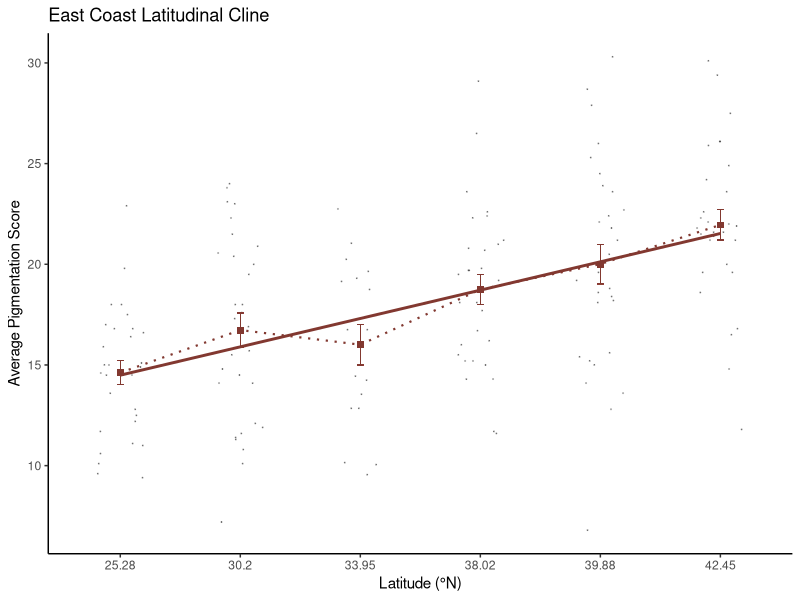
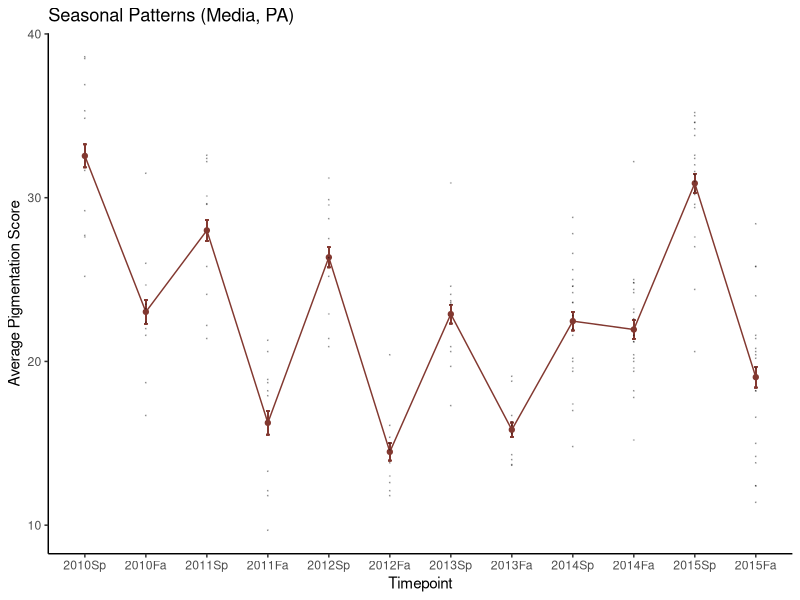
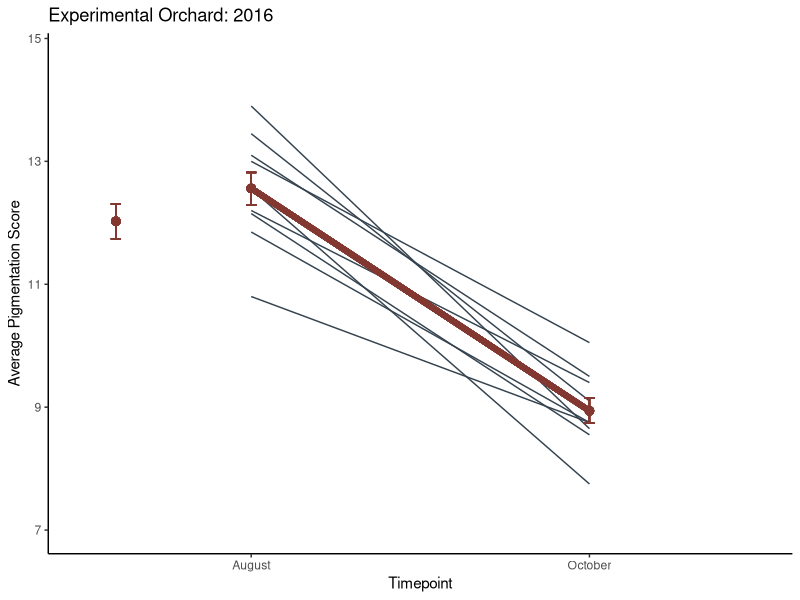

Write the R code that produced these figures, in order.
##### Code used to generate plots and statistics for phenotypic analyses
#Plotting and analyzing changes in pigmentation scores across latitudinal, seasonal, and experimental populations

##### Skyler Berardi; contact: skylerberardi@gmail.com

#Packages
library(tidyverse)
library(reshape2)
library(ggplot2)
library(nlme)
library(lme4)


#####
##### East Coast Latitudinal Cline: Plot and Statistics
#Entered pigmentation scores from Excel scoring sheet and assigned to latitudinal populations. 
#The mean pigmentation scores of 17-30 isofemale lines per latitudinal population were entered here.
#Each isofemale line score was the mean of 10 individual females that were scored per line.

#Enter pigmentation scores: 
HomeFL <- c(18,13.6,12.8,9.6,11.7,17.5,11,15.1,22.9,15.9,15,17,10.6,18,19.8,15,16.6,10.1,14.6,16.8,14.9,16.8,9.4,11.1,14.5,14.5,16.4,12.5,12.2)
JackFL <- c(15.5,18,20.9,14.1,24,14.1,20.56,20.4,10.8,11.4,21.5,22.3,20,15.7,11.3,18,14.8,12.1,7.2,10.1,23,19.5,23.1,16.9,17.6,14.5,11.9,23.8,11.6,17.3)
AtheGA <- c(14.25,16.75,19.65,12.85,22.75,12.85,19.31,19.15,9.55,10.15,20.25,21.05,18.75,14.45,10.05,16.75,13.55)
CharVA <- c(15.2,11.6,16.7,14.3,16.2,19.7,26.5,23.6,15.5,16,19.8,21,21.2,19.7,11.7,22.6,18.1,20.8,20.7,29.1,14.3,18.1,15.2,22.3,19.5,15,22.4,19.2,17.7)
LinvPA <- c(15.4,30.3,19.2,25.3,22.1,28.7,24.5,15,23.6,23.9,27.9,19.6,21.2,18.6,18.8,21.8,6.8,12.8,26,15.6,22.4,22.7,18.4,18.1,14.1,13.6,18.2,15.2,20.5)
LancMA <- c(11.8,22.3,19.6,30.1,21.6,22.6,24.9,18.6,29.4,16.8,23.6,26.1,21.2,19.6,21.4,21.9,27.5,20,21.6,26.1,22.1,21.5,16.5,25.9,24.2,21.2,22,21.8,14.8)

#Made a list of each latitudinal population and computed the average score per population from raw data for each population
East_Coast_Cline_line <- list(HomeFL,JackFL,AtheGA,CharVA,LinvPA,LancMA)
East_Coast_Cline_avg_line <- sapply(East_Coast_Cline_line, mean)

#Created a dataset for average pigmentation scores for each population: common garden temperature (25C for all populations), latitudinal population (numbered 1-6), average pigmentation scores
CommonGardenTemp_Cline_line <- c(rep("25°C" , 6) )
latitudes_Cline_line <- rep(c("1", "2", "3", "4", "5", "6") , 1)
scores_Cline_line <- East_Coast_Cline_avg_line
data_Cline_line <- data.frame(CommonGardenTemp_Cline_line,latitudes_Cline_line,scores_Cline_line)

#Created a dataset showing mean pigmentation scores for each isofemale line at each latitude: common garden temperature, latitudinal population (numbered 1-6), individual data points (pts) for the isofemale line pigmentation scores. 
#Will use this to plot raw data points for isofemale lines on the latitudinal graph and run a linear model. 
Temp_points_Cline <- c(rep("25°C" , 163) )
Lat_points_Cline <- c(rep("1",29),rep("2",30),rep("3",17),rep("4",29),rep("5",29),rep("6",29))
Pts_points_Cline <- c(HomeFL,JackFL,AtheGA,CharVA,LinvPA,LancMA)
Data_points_Cline <- data.frame(Temp_points_Cline,Lat_points_Cline,Pts_points_Cline)


#Plotting East Coast Latitudinal Cline: plotted average pigmentation scores, raw data points, and a regression line (pigmentation scores ~ latitude)
jitter_Cline <- position_jitter(width = 0.2, height = 0)
#raw data
ggplot(Data_points_Cline, aes(x=Lat_points_Cline, y=Pts_points_Cline)) +
  geom_point(size=0.05, position=jitter_Cline, alpha=1/3) + 
  #line plot
  geom_line(data=data_Cline_line, aes(x = latitudes_Cline_line, y = scores_Cline_line, group=CommonGardenTemp_Cline_line, color=CommonGardenTemp_Cline_line), linetype = 3, size=.75) +
  xlab("Latitude (°N)") +
  ylab("Average Pigmentation Score") +
  ggtitle("East Coast Latitudinal Cline")+
  theme_classic() +
  theme(legend.position = "none") + 
  scale_x_discrete(labels=c("25.28","30.2","33.95","38.02","39.88","42.45"))+
  scale_color_manual(values=c("#823830")) +
  #Adding points
  geom_point(aes(x=1,y=14.61),colour="#823830",shape=15,size=2)+
  geom_point(aes(x=2,y=16.73),colour="#823830",shape=15,size=2)+
  geom_point(aes(x=3,y=16),colour="#823830",shape=15,size=2)+
  geom_point(aes(x=4,y=18.74),colour="#823830",shape=15,size=2)+
  geom_point(aes(x=5,y=20.01),colour="#823830",shape=15,size=2)+
  geom_point(aes(x=6,y=21.95),colour="#823830",shape=15,size=2)+
  #Adding error bars with standard error calculated in Excel
  geom_errorbar(aes(x=1, ymin = 14.0208413, ymax = 15.2136387), size=.15,color="#823830",width=0.05) +
  geom_errorbar(aes(x=2, ymin = 15.8818757, ymax = 17.5821243), size=.15,color="#823830",width=0.05) +
  geom_errorbar(aes(x=3, ymin = 15.0017836, ymax = 17.0111564), size=.15,color="#823830",width=0.05) +
  geom_errorbar(aes(x=4, ymin = 17.9918035, ymax = 19.5047565), size=.15,color="#823830",width=0.05) +
  geom_errorbar(aes(x=5, ymin = 19.0282925, ymax = 20.9923875), size=.15,color="#823830",width=0.05) +
  geom_errorbar(aes(x=6, ymin = 21.2040036, ymax = 22.7063364), size=.15,color="#823830",width=0.05) +
  #Adding LM slope line
  geom_smooth(data=data_Cline_line, aes(x = latitudes_Cline_line, y = scores_Cline_line, group=CommonGardenTemp_Cline_line, color=CommonGardenTemp_Cline_line), method='lm', se=FALSE,  color="#823830")


#Statistics: East Coast Latitudinal Cline
#Linear model: pigmentation scores ~ latitude
LM_Cline <- lm(formula = Pts_points_Cline ~ Lat_points_Cline, data = Data_points_Cline)
summary(LM_Cline)



#####
#####Seasonal pigmentation patterns in wild populations: Plot and Statistics
#Populations collected from 2010 - 2015 in Linvilla Orchards ("Lin"), Media, Pennsylvania
#Entered pigmentation scores from Excel scoring sheet and assigned to seasonal populations (Sp=spring/early season, Fa=fall/late season) in each year. 
#The pigmentation scores of 10-20 isofemale lines per timepoint/year were entered here.
#Each isofemale line score was the mean of 5-10 individual females that were scored per line.

#Enter pigmentation scores
Lin_Sp_2010 <- c(36.9,38.6,29.2,27.7,25.2,34.85714286,31.66666667,38.5,35.3,27.6)
Lin_Fa_2010 <- c(21.6,16.7,26,23.22222222,24.66666667,18.7,22,22.4,23.5,31.5)
Lin_Sp_2011 <- c(29.625,32.2,21.4,25.8,32.4,24.1,30.1,29.6,32.6,22.2)
Lin_Fa_2011 <- c(20.6,11.8,13.3,18.7,17.9,21.3,9.7,18.2,18.9,12.1)
Lin_Sp_2012 <- c(20.9,25.2,21.4,26.33333333,27.5,22.9,29.55555556,31.2,29.875,28.71428571)
Lin_Fa_2012 <- c(12.1,12.6,11.8,13.8,15.375,13,15,20.4,16.1,14.6)
Lin_Sp_2013 <- c(20.9,24.1,23.5,17.3,23.6,30.9,20.6,19.7,24.6,23.7)
Lin_Fa_2013 <- c(13.66666667,19.1,16.1,15.6,14.3,14,13.7,18.8,16.3,16.7)
Lin_Sp_2014 <- c(23.6,28.8,25.6,19.6,21.6,19.4,14.8,17.4,26.6,27.8,17,22.8,24.2,22,25,20,23.6,20.2,24.6,24.6)
Lin_Fa_2014 <- c(24.8,20.4,24.8,23.2,21.2,19.4,24.4,22.6,20.2,21.6,24.2,19.6,15.2,17.8,18.2,23,21.2,20,25,32.2)
Lin_Sp_2015 <- c(31.6,24.4,29.6,30.4,30.2,34.6,29.4,35,27,34.6,33.8,35.2,31.4,20.6,31,27.6,32.4,32.6,34.2,32)
Lin_Fa_2015 <- c(20.8,13.8,21.6,18.2,19.6,12.4,12.4,15,24,20.4,11.4,14.2,16.6,21.4,25.8,25.8,18.2,28.4,20.2,20.6)

#Made a list of each seasonal population and computed average score for each population
Lin_line <- list(Lin_Sp_2010,Lin_Fa_2010,Lin_Sp_2011,Lin_Fa_2011,Lin_Sp_2012,Lin_Fa_2012,Lin_Sp_2013,Lin_Fa_2013,Lin_Sp_2014,Lin_Fa_2014,Lin_Sp_2015,Lin_Fa_2015)
Lin_avg_line <- sapply(Lin_line, mean)

#Created a dataset for average pigmentation scores for each population: year collected, spring/fall timepoint (numbered 1-12), average pigmentation scores
Lin_years <- c("2010Sp", "2010Fa", "2011Sp", "2011Fa", "2012Sp", "2012Fa", "2013Sp", "2013Fa", "2014Sp", "2014Fa", "2015Sp", "2015Fa")
Lin_timepoints <- c(1,2,3,4,5,6,7,8,9,10,11,12)
Lin_data <- data.frame(Lin_years,Lin_timepoints,Lin_avg_line)

#Created a dataset showing pigmentation scores for each isofemale line: year collected, spring/fall timepoint (numbered 1-12), individual data points (pts) for isofemale line pigmentation scores. 
#Will use this to plot raw data points for isofemale lines on the seasonal graph.
Year_points_Lin <- c(rep("2010Sp" , 10) , rep("2010Fa" , 10) , rep("2011Sp" , 10) , rep("2011Fa" , 10) , rep("2012Sp" , 10) , rep("2012Fa" , 10), rep("2013Sp" , 10) , rep("2013Fa" , 10), rep("2014Sp" , 20) , rep("2014Fa" , 20), rep("2015Sp" , 20) , rep("2015Fa" , 20))
Tmpt_points_Lin <- c(rep("1",10), rep("2",10), rep("3",10), rep("4",10), rep("5",10), rep("6",10), rep("7",10), rep("8",10), rep("9",20), rep("10",20), rep("11",20), rep("12",20))
Pts_points_Lin <- c(Lin_Sp_2010,Lin_Fa_2010,Lin_Sp_2011,Lin_Fa_2011,Lin_Sp_2012,Lin_Fa_2012,Lin_Sp_2013,Lin_Fa_2013,Lin_Sp_2014,Lin_Fa_2014,Lin_Sp_2015,Lin_Fa_2015)
Data_points_Lin <- data.frame(Year_points_Lin,Tmpt_points_Lin,Pts_points_Lin)


#Plotting seasonal pigmentation patterns in wild populations: plotted average pigmentation scores and isofemale line data points
ggplot(Lin_data, aes(x = factor(Lin_years, level = Lin_years), y = Lin_avg_line, group=1)) +
  geom_line(color="#823830")+
  geom_point(color="#823830")+
  theme_classic()+
  ggtitle("Seasonal Patterns (Media, PA)") +
  xlab("Timepoint")+
  ylab("Average Pigmentation Score") +
  #Adding error bars: standard error calculated in Excel
  geom_errorbar(aes(x=1, ymin = 31.8506469, ymax = 33.2541131), size=.45,color="#823830",width=0.05) +
  geom_errorbar(aes(x=2, ymin = 22.3066231, ymax = 23.7511569), size=.45,color="#823830",width=0.05) +
  geom_errorbar(aes(x=3, ymin = 27.360592, ymax = 28.644408), size=.45,color="#823830",width=0.05) +
  geom_errorbar(aes(x=4, ymin = 15.532629, ymax = 16.967371), size=.45,color="#823830",width=0.05) +
  geom_errorbar(aes(x=5, ymin = 25.7426731, ymax = 26.9729669), size=.45,color="#823830",width=0.05) +
  geom_errorbar(aes(x=6, ymin = 13.9457301, ymax = 15.0092699), size=.45,color="#823830",width=0.05) +
  geom_errorbar(aes(x=7, ymin = 22.3138941, ymax = 23.4661059), size=.45,color="#823830",width=0.05) +
  geom_errorbar(aes(x=8, ymin = 15.3868551, ymax = 16.2664849), size=.45,color="#823830",width=0.05) +
  geom_errorbar(aes(x=9, ymin = 21.8922791, ymax = 23.0277209), size=.45,color="#823830",width=0.05) +
  geom_errorbar(aes(x=10, ymin = 21.3854988, ymax = 22.5145012), size=.45,color="#823830",width=0.05) +
  geom_errorbar(aes(x=11, ymin = 30.2925419, ymax = 31.4674581), size=.45,color="#823830",width=0.05) +
  geom_errorbar(aes(x=12, ymin = 18.4038944, ymax = 19.6761056), size=.45,color="#823830",width=0.05) +
  #data points for individual isofemale lines
  geom_point(data=Data_points_Lin, aes(x=Year_points_Lin, y=Pts_points_Lin), alpha=1/4, size=0.05)


#Statistics: 2010-2015 Linvilla Seasonal Linear Model
#Made a dataset of mean pigmentation scores for isofemale lines at each year/timepoint, and then ran a linear model
#pigmentation scores ~ year * timepoint
Year_points_LinLM <- c(rep("2010" , 20) , rep("2011" , 20) , rep("2012" , 20) , rep("2013" , 20), rep("2014" , 40) , rep("2015" , 40))
Tmpt_points_LinLM <- c(rep("1",10), rep("2",10), rep("1",10), rep("2",10), rep("1",10), rep("2",10), rep("1",10), rep("2",10), rep("1",20), rep("2",20), rep("1",20), rep("2",20))
Pts_points_LinLM <- c(Lin_Sp_2010,Lin_Fa_2010,Lin_Sp_2011,Lin_Fa_2011,Lin_Sp_2012,Lin_Fa_2012,Lin_Sp_2013,Lin_Fa_2013,Lin_Sp_2014,Lin_Fa_2014,Lin_Sp_2015,Lin_Fa_2015)
Data_points_LinLM <- data.frame(Year_points_LinLM,Tmpt_points_LinLM,Pts_points_LinLM)
#Seasonal Linvilla Linear Model
LM_LinLM <- lm(formula = Pts_points_LinLM ~ Year_points_LinLM * Tmpt_points_LinLM, data = Data_points_LinLM)
summary(LM_LinLM)



#####
#####Seasonal pigmentation patterns in experimental populations: Plot and Statistics
#Experiment run 2016 in Philadelphia, Pennsylvania (Schmidt lab experimental orchard)
#Entered pigmentation scores from Excel scoring sheet and assigned to seasonal populations in each year. 
#20 females per mesocosm per timepoint were scored and entered here. 
#Mesocosms were labled "S1 - S10", and flies from S2 were not available to score (N=9 mesocosms).

#Enter pigmentation scores
Founder_2016 <- c(4,12,13,5,9,7,9,8,13,13,14,15,12,10,10,12,13,14,10,10,14,12,13,12,10,12,13,8,12,8,12,10,12,13,9,15,11,12,12,13,13,15,7,12,13,11,8,15,12,14,15,14,10,15,13,17,11,19,11,14,12,13,12,12,11,14,14,12,13,11,13,17,12,15,12,13,14,12,14,11)
##Note: calculated founder average pigmentation score = 12.025
S1_Summer_16 <- c(15,14,8,9,11,11,5,7,9,12,10,15,12,11,16,11,7,10,9,14)
S1_Fall_16 <- c(8,7,6,7,8,11,7,3,8,13,4,11,10,11,11,11,12,7,8,12)
S3_Summer_16 <- c(12,7,12,13,12,10,12,14,17,13,12,7,19,10,10,12,15,14,14,9)
S3_Fall_16 <- c(12,7,11,9,13,12,7,9,12,9,9,10,11,6,12,5,13,8,6,7)
S4_Summer_16 <- c(12,16,14,12,17,13,9,13,10,11,9,15,12,17,16,14,14,16,16,13)
S4_Fall_16 <- c(8,7,9,10,11,7,8,9,7,12,7,7,11,11,8,7,15,10,9,9)
S5_Summer_16 <- c(12,12,11,13,13,12,13,21,11,9,17,17,8,12,12,12,16,15,13,11)
S5_Fall_16 <- c(15,8,8,6,14,12,9,12,10,10,5,10,15,11,9,12,11,9,6,9)
S6_Summer_16 <- c(13,13,15,6,18,16,10,9,19,11,15,12,12,12,8,8,11,10,10,15)
S6_Fall_16 <- c(10,12,6,9,11,11,8,8,10,8,16,4,10,8,10,5,6,5,6,8)
S7_Summer_16 <- c(12,19,16,10,13,11,14,15,14,11,10,15,16,13,18,21,9,14,14,13)
S7_Fall_16 <- c(11,8,13,8,11,9,9,9,6,9,12,9,4,12,7,5,7,10,6,8)
S8_Summer_16 <- c(8,12,10,15,7,14,6,18,14,9,9,11,16,7,12,17,10,11,14,17)
S8_Fall_16 <- c(5,8,8,6,6,10,8,8,8,15,12,5,9,9,9,7,14,13,5,10)
S9_Summer_16 <- c(12,8,11,20,14,20,11,10,15,19,7,8,20,11,3,12,16,10,12,12)
S9_Fall_16 <- c(13,8,6,13,11,4,3,7,8,4,4,9,8,11,9,5,7,10,6,9)
S10_Summer_16 <- c(11,16,12,10,13,20,14,14,15,6,10,7,8,20,10,18,7,12,20,19)
S10_Fall_16 <- c(8,9,7,9,9,6,13,4,14,8,15,9,12,13,8,11,6,13,11,5)

#Entered average summer and fall pigmentation scores calculated in Excel
Avg_2016S_summer_point = 12.56
Avg_2016S_fall_point = 8.94

#Made a list of each seasonal population and computed average score from raw data for each population
Orchard_2016_line <- list(S1_Summer_16, S1_Fall_16, S3_Summer_16, S3_Fall_16, S4_Summer_16, S4_Fall_16, S5_Summer_16, S5_Fall_16, S6_Summer_16, S6_Fall_16, S7_Summer_16, S7_Fall_16, S8_Summer_16, S8_Fall_16, S9_Summer_16, S9_Fall_16, S10_Summer_16, S10_Fall_16)
Orchard_2016_avg_line <- sapply(Orchard_2016_line, mean)

#Created a dataset for average pigmentation scores for each mesocosm population: mesocosm, timepoint ("2" = end of summer, "3" = end of fall), average pigmentation scores
Orchard_2016_mesocosms <- c(rep("S1" , 2) , rep("S3" , 2) , rep("S4" , 2) , rep("S5" , 2) , rep("S6" , 2) , rep("S7" , 2) , rep("S8" , 2) , rep("S9" , 2) , rep("S10" , 2) )
Orchard_2016_timepoints <- rep(c("2" , "3") , 9)
Orchard_2016_scores <- Orchard_2016_avg_line
Orchard_2016_data <- data.frame(Orchard_2016_mesocosms,Orchard_2016_timepoints,Orchard_2016_scores)

#Created a dataset for raw data points showing individual pigmentation scores in each population: mesocosm collected, timepoint (end of summer = "2", end of fall = "3"), individual data points (pts) for pigmentation scores. 
#Did not plot these points; used this dataset for the linear model.
Mesocosm_points_Orch2016 <- c(rep("S1" , 40) , rep("S3" , 40) , rep("S4" , 40) , rep("S5" , 40) , rep("S6" , 40) , rep("S7" , 40) , rep("S8" , 40) , rep("S9" , 40) , rep("S10" , 40) )
Tmpt_points_Orch2016 <- rep(c("2","2","2","2","2","2","2","2","2","2","2","2","2","2","2","2","2","2","2","2","3","3","3","3","3","3","3","3","3","3","3","3","3","3","3","3","3","3","3","3"), 9)
Pts_points_Orch2016 <- c(S1_Summer_16,S1_Fall_16,S3_Summer_16,S3_Fall_16,S4_Summer_16,S4_Fall_16,S5_Summer_16,S5_Fall_16,S6_Summer_16,S6_Fall_16,S7_Summer_16,S7_Fall_16,S8_Summer_16,S8_Fall_16,S9_Summer_16,S9_Fall_16,S10_Summer_16,S10_Fall_16)
Data_points_Orch2016 <- data.frame(Mesocosm_points_Orch2016,Tmpt_points_Orch2016,Pts_points_Orch2016)


#Experimental Orchard 2016: plotted average pigmentation scores across seasons
#Founder average pigmentation score: 12.025
#Founder standard error: 0.282940594
#September average pigmentation score: 12.55555556
#September standard error: 0.2631073238
#November average pigmentation score: 8.944444444
#November standard error: 0.2046514079
ggplot(Orchard_2016_data, aes(x = Orchard_2016_timepoints, y = Orchard_2016_scores, group=Orchard_2016_mesocosms, color=Orchard_2016_mesocosms)) +
  geom_line() +
  xlab("Timepoint") +
  ylab("Average Pigmentation Score") +
  ggtitle("Experimental Orchard: 2016")+
  theme_classic() +
  ylim(7,14.7) +
  scale_x_discrete(labels=c("August","October"))+
  scale_color_manual(values=c("#34434F","#34434F","#34434F","#34434F","#34434F","#34434F","#34434F","#34434F","#34434F"))+
  theme(legend.position = "none")+
  #Adding average points
  #geom_point(aes(x=1,y=12.025),colour="#823830",size=4,pch=17) +
  geom_point(aes(x=1,y=Avg_2016S_summer_point),colour="#823830",size=2.5)+
  geom_point(aes(x=2,y=Avg_2016S_fall_point),colour="#823830",size=2.5)+
  #Adding line segment between summer and fall points
  geom_segment(mapping=aes(x=1, y=Avg_2016S_summer_point, xend=2, yend=Avg_2016S_fall_point), arrow=NULL, size=2, color="#823830") +
  #Adding founder point
  geom_point(aes(x=0.6, y=12.025),colour="#823830",size=2.5) +
  #Founder standard error bars
  geom_errorbar(aes(x=0.6, ymin = 11.74205941, ymax = 12.30794059), size=.45,color="#823830",width=0.03) +
  #September standard error bars
  geom_errorbar(aes(x=1, ymin = 12.29244823, ymax = 12.81866288), size=.45,color="#823830",width=0.03) +
  #November standard error bars
  geom_errorbar(aes(x=2, ymin = 8.739793037, ymax = 9.149095852), size=.45,color="#823830",width=0.03)


#Statistics: Experimental Orchard 2016
#Linear mixed effects model: lme(pigmentation scores ~ timepoint, random=~1|mesocosm/timepoint)
#Tested for significance using ANOVA
LM_Orch2016 <- lme(Pts_points_Orch2016 ~ Tmpt_points_Orch2016, random=~1|Mesocosm_points_Orch2016/Tmpt_points_Orch2016, data = Data_points_Orch2016)
anova(LM_Orch2016)


